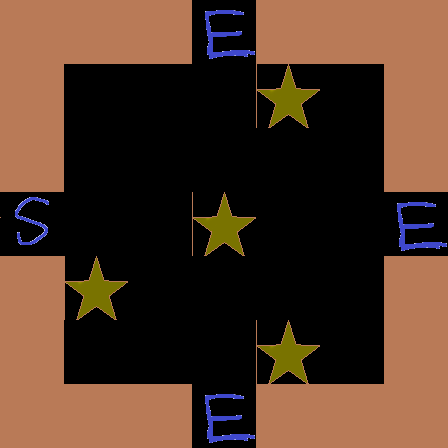

The image is a tile-based game level rendered from a .tmx file. Its description and complete source (layers, tilesets, objects, tile grids) follow:
An orthogonal 7x7 tile map with 64x64 px tiles, 2 tile layers (Tile Layer 1, Tile Layer 2), 2 tilesets.

<map version="1.0" orientation="orthogonal" renderorder="right-down" width="7" height="7" tilewidth="64" tileheight="64" nextobjectid="1">
 <tileset firstgid="1" name="SinglePipeTileset" tilewidth="64" tileheight="64" tilecount="16" columns="4">
  <image source="SinglePipeTileset.png" width="256" height="256" />
 </tileset>
 <tileset firstgid="17" name="ObjectsTileSet" tilewidth="64" tileheight="64" tilecount="16" columns="4">
  <image source="ObjectsTileSet.png" width="256" height="256" />
 </tileset>
 <layer name="Tile Layer 1" width="7" height="7">
  <data>
   <tile gid="0" />
   <tile gid="0" />
   <tile gid="0" />
   <tile gid="9" />
   <tile gid="0" />
   <tile gid="0" />
   <tile gid="0" />
   <tile gid="0" />
   <tile gid="7" />
   <tile gid="11" />
   <tile gid="6" />
   <tile gid="4" />
   <tile gid="8" />
   <tile gid="0" />
   <tile gid="0" />
   <tile gid="9" />
   <tile gid="9" />
   <tile gid="4" />
   <tile gid="8" />
   <tile gid="9" />
   <tile gid="0" />
   <tile gid="10" />
   <tile gid="6" />
   <tile gid="9" />
   <tile gid="4" />
   <tile gid="12" />
   <tile gid="13" />
   <tile gid="10" />
   <tile gid="0" />
   <tile gid="2" />
   <tile gid="9" />
   <tile gid="7" />
   <tile gid="14" />
   <tile gid="12" />
   <tile gid="0" />
   <tile gid="0" />
   <tile gid="5" />
   <tile gid="14" />
   <tile gid="12" />
   <tile gid="4" />
   <tile gid="6" />
   <tile gid="0" />
   <tile gid="0" />
   <tile gid="0" />
   <tile gid="0" />
   <tile gid="9" />
   <tile gid="0" />
   <tile gid="0" />
   <tile gid="0" />
  </data>
 </layer>
 <layer name="Tile Layer 2" width="7" height="7">
  <data>
   <tile gid="17" />
   <tile gid="17" />
   <tile gid="17" />
   <tile gid="20" />
   <tile gid="17" />
   <tile gid="17" />
   <tile gid="17" />
   <tile gid="17" />
   <tile gid="0" />
   <tile gid="0" />
   <tile gid="0" />
   <tile gid="18" />
   <tile gid="0" />
   <tile gid="17" />
   <tile gid="17" />
   <tile gid="0" />
   <tile gid="0" />
   <tile gid="0" />
   <tile gid="0" />
   <tile gid="0" />
   <tile gid="17" />
   <tile gid="19" />
   <tile gid="0" />
   <tile gid="0" />
   <tile gid="18" />
   <tile gid="0" />
   <tile gid="0" />
   <tile gid="20" />
   <tile gid="17" />
   <tile gid="18" />
   <tile gid="0" />
   <tile gid="0" />
   <tile gid="0" />
   <tile gid="0" />
   <tile gid="17" />
   <tile gid="17" />
   <tile gid="0" />
   <tile gid="0" />
   <tile gid="0" />
   <tile gid="18" />
   <tile gid="0" />
   <tile gid="17" />
   <tile gid="17" />
   <tile gid="17" />
   <tile gid="17" />
   <tile gid="20" />
   <tile gid="17" />
   <tile gid="17" />
   <tile gid="17" />
  </data>
 </layer>
</map>
